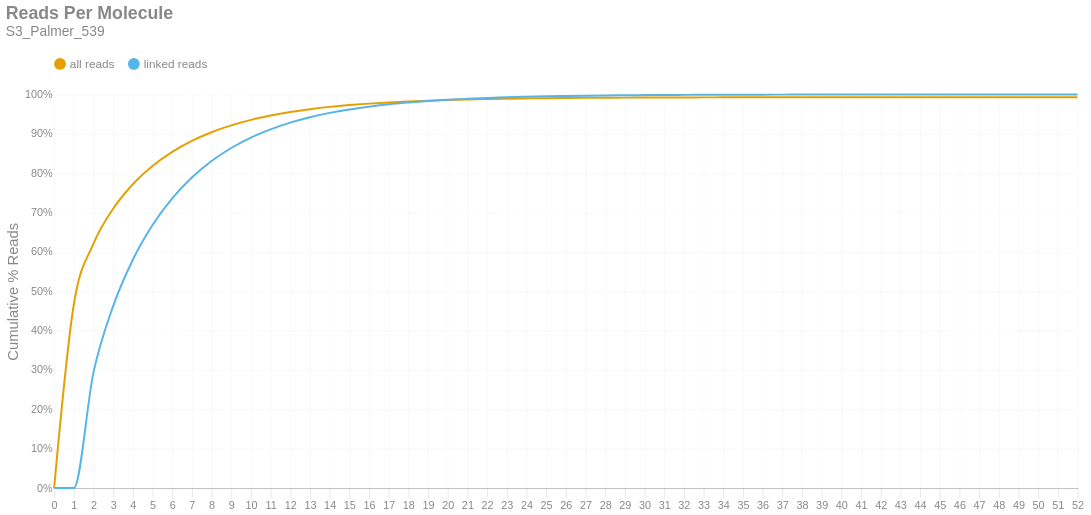

Notebook cell for this chart:
### Markdown cell above
### Reads per Molecule
This chart shows the cumulative distribution of the number of reads per linked molecule. That is, how many alignments are associated with a unique molecule. This excludes the number of reads associated with invalid or absent linked-read barcodes. The `linked` histogram is the percentages recalculated when disregarding singletons.

### Code cell
if SKIPLR:
    print_html(f"Skipped")
else:
    counts = np.bincount(valids['reads'].cast(pl.Int64).to_numpy())
    weighted = counts * np.arange(len(counts))
    all_perc = weighted / n_reads
    linked_perc = weighted / n_linked_reads
    linked_perc[1] = 0
    binned_df = pl.DataFrame({
        'readsper': list(range(len(counts))),
        'all reads (cumsum)': np.cumsum(all_perc).tolist(),
        'linked reads (cumsum)': np.cumsum(linked_perc).tolist(),
    })

    with SafeRender(binned_df):
        (
            density_plot(binned_df, 'Reads Per Molecule', samplename, 'readspmol')
            .encode(
                x=alt.X('readsper:O', title=None).axis(labelAngle=0).scale(padding=0),
                y=alt.Y('value:Q', title='Cumulative % Reads').axis(format='%').stack(False),
                color=alt.Color("key:N").scale(domain=["all reads", "linked reads"]),
                tooltip=[
                    alt.Tooltip("key:N", title="Data Type"),
                    alt.Tooltip("readsper:O", title="Reads Per Molecule"),
                    alt.Tooltip("value:Q", format=".2%", title="% Reads (Cum.)")
                ]            
            )
        ).display()

### Figure 1 — Vega-Lite specification as saved in the notebook (floating-point values rounded to 4 significant figures)
{"width": "container", "height": 400, "config": {"title": {"anchor": "start", "dy": -15, "fontSize": 18, "color": "#888888", "subtitleColor": "#888888", "subtitleFontSize": 14}, "arc": {"fill": "#0072B2"}, "axis": {"domainColor": "#888888", "domainWidth": 0.5, "gridWidth": 0.2, "grid": false, "titleFontWeight": 400, "titleFontSize": 15, "labelFontSize": 11, "labelColor": "#888888", "tickColor": "#888888", "tickWidth": 0.2, "titleColor": "#888888"}, "axisBand": {"grid": false}, "axisX": {"grid": true, "tickSize": 10, "domainCap": "round"}, "axisY": {"domain": false, "grid": true, "tickSize": 0, "domainCap": "round"}, "background": "transparent", "header": {"labelFontSize": 15, "labelColor": "#888888", "titleFontSize": 15, "titleFontWeight": 600, "titleColor": "#888888"}, "legend": {"labelFont": "sans-serif", "labelFontSize": 12, "labelColor": "#888888", "symbolSize": 100, "symbolType": "circle", "titleFontSize": 12, "titlePadding": 10, "titleColor": "#888888", "title": null, "orient": "top"}, "range": {"category": ["#E69F00", "#56B4E9", "#009E73", "#F0E442", "#0072B2", "#D55E00", "#CC79A7", "#000000"], "diverging": ["#cfe8f3", "#a2d4ec", "#73bfe2", "#46abdb", "#1696d2", "#12719e"]}, "area": {"fill": "#0072B2", "fillOpacity": 0.7, "line": true, "strokeOpacity": 0.7}, "line": {"color": "#0072B2", "stroke": "#0072B2", "strokeWidth": 2}, "trail": {"color": "#0072B2", "stroke": "#0072B2", "strokeWidth": 0, "size": 1}, "point": {"filled": true, "fillOpacity": 1.0, "size": 95}, "text": {"color": "#888888", "fontSize": 11, "align": "right", "fontWeight": 400, "size": 11}, "bar": {"fill": "#0072B2", "stroke": null}, "view": {"stroke": null, "continuousWidth": 660, "continuousHeight": 400}}, "data": {"name": "data-8de9078deafa6bc1f32811b6bc693c91"}, "mark": {"type": "line", "interpolate": "monotone", "point": {"opacity": 0, "size": 275}}, "encoding": {"color": {"field": "key", "scale": {"domain": ["all reads", "linked reads"]}, "type": "nominal"}, "tooltip": [{"field": "key", "title": "Data Type", "type": "nominal"}, {"field": "readsper", "title": "Reads Per Molecule", "type": "ordinal"}, {"field": "value", "format": ".2%", "title": "% Reads (Cum.)", "type": "quantitative"}], "x": {"axis": {"labelAngle": 0}, "field": "readsper", "scale": {"padding": 0}, "title": null, "type": "ordinal"}, "y": {"axis": {"format": "%"}, "field": "value", "stack": false, "title": "Cumulative % Reads", "type": "quantitative"}}, "params": [{"name": "param_c36ac31b6afebe62", "select": {"type": "point", "fields": ["key"]}, "bind": "legend"}], "title": {"text": "Reads Per Molecule", "subtitle": "S3_Palmer_539"}, "transform": [{"fold": ["all reads (cumsum)", "linked reads (cumsum)"]}, {"calculate": "replace(datum.key, ' (cumsum)', '')", "as": "key"}, {"filter": {"param": "param_c36ac31b6afebe62"}}], "usermeta": {"embedOptions": {"downloadFileName": "S3_Palmer_539.readspmol"}}, "$schema": "https://vega.github.io/schema/vega-lite/v6.1.0.json", "datasets": {"data-8de9078deafa6bc1f32811b6bc693c91": [{"readsper": 0, "all reads (cumsum)": 0.0, "linked reads (cumsum)": 0.0}, {"readsper": 1, "all reads (cumsum)": 0.4663, "linked reads (cumsum)": 0.0}, {"readsper": 2, "all reads (cumsum)": 0.6212, "linked reads (cumsum)": 0.294}, {"readsper": 3, "all reads (cumsum)": 0.7098, "linked reads (cumsum)": 0.4623}, {"readsper": 4, "all reads (cumsum)": 0.7719, "linked reads (cumsum)": 0.5801}, {"readsper": 5, "all reads (cumsum)": 0.8183, "linked reads (cumsum)": 0.6682}, {"readsper": 6, "all reads (cumsum)": 0.854, "linked reads (cumsum)": 0.7361}, {"readsper": 7, "all reads (cumsum)": 0.8819, "linked reads (cumsum)": 0.7891}, {"readsper": 8, "all reads (cumsum)": 0.904, "linked reads (cumsum)": 0.8309}, {"readsper": 9, "all reads (cumsum)": 0.9214, "linked reads (cumsum)": 0.864}, {"readsper": 10, "all reads (cumsum)": 0.9354, "linked reads (cumsum)": 0.8905}, {"readsper": 11, "all reads (cumsum)": 0.9464, "linked reads (cumsum)": 0.9114}, {"readsper": 12, "all reads (cumsum)": 0.9554, "linked reads (cumsum)": 0.9285}, {"readsper": 13, "all reads (cumsum)": 0.9626, "linked reads (cumsum)": 0.9421}, {"readsper": 14, "all reads (cumsum)": 0.9685, "linked reads (cumsum)": 0.9533}, {"readsper": 15, "all reads (cumsum)": 0.973, "linked reads (cumsum)": 0.962}, {"readsper": 16, "all reads (cumsum)": 0.9767, "linked reads (cumsum)": 0.969}, {"readsper": 17, "all reads (cumsum)": 0.9799, "linked reads (cumsum)": 0.975}, {"readsper": 18, "all reads (cumsum)": 0.9823, "linked reads (cumsum)": 0.9795}, {"readsper": 19, "all reads (cumsum)": 0.9844, "linked reads (cumsum)": 0.9835}, {"readsper": 20, "all reads (cumsum)": 0.9859, "linked reads (cumsum)": 0.9865}, {"readsper": 21, "all reads (cumsum)": 0.9872, "linked reads (cumsum)": 0.9889}, {"readsper": 22, "all reads (cumsum)": 0.9883, "linked reads (cumsum)": 0.991}, {"readsper": 23, "all reads (cumsum)": 0.9893, "linked reads (cumsum)": 0.9928}, {"readsper": 24, "all reads (cumsum)": 0.99, "linked reads (cumsum)": 0.9941}, {"readsper": 25, "all reads (cumsum)": 0.9906, "linked reads (cumsum)": 0.9953}, {"readsper": 26, "all reads (cumsum)": 0.991, "linked reads (cumsum)": 0.9962}, {"readsper": 27, "all reads (cumsum)": 0.9914, "linked reads (cumsum)": 0.997}, {"readsper": 28, "all reads (cumsum)": 0.9918, "linked reads (cumsum)": 0.9976}, {"readsper": 29, "all reads (cumsum)": 0.992, "linked reads (cumsum)": 0.998}, {"readsper": 30, "all reads (cumsum)": 0.9922, "linked reads (cumsum)": 0.9984}, {"readsper": 31, "all reads (cumsum)": 0.9924, "linked reads (cumsum)": 0.9987}, {"readsper": 32, "all reads (cumsum)": 0.9925, "linked reads (cumsum)": 0.9989}, {"readsper": 33, "all reads (cumsum)": 0.9926, "linked reads (cumsum)": 0.9991}, {"readsper": 34, "all reads (cumsum)": 0.9927, "linked reads (cumsum)": 0.9993}, {"readsper": 35, "all reads (cumsum)": 0.9927, "linked reads (cumsum)": 0.9994}, {"readsper": 36, "all reads (cumsum)": 0.9928, "linked reads (cumsum)": 0.9995}, {"readsper": 37, "all reads (cumsum)": 0.9928, "linked reads (cumsum)": 0.9996}, {"readsper": 38, "all reads (cumsum)": 0.9929, "linked reads (cumsum)": 0.9997}, {"readsper": 39, "all reads (cumsum)": 0.9929, "linked reads (cumsum)": 0.9997}, {"readsper": 40, "all reads (cumsum)": 0.9929, "linked reads (cumsum)": 0.9998}, {"readsper": 41, "all reads (cumsum)": 0.9929, "linked reads (cumsum)": 0.9998}, {"readsper": 42, "all reads (cumsum)": 0.9929, "linked reads (cumsum)": 0.9998}, {"readsper": 43, "all reads (cumsum)": 0.993, "linked reads (cumsum)": 0.9998}, {"readsper": 44, "all reads (cumsum)": 0.993, "linked reads (cumsum)": 0.9999}, {"readsper": 45, "all reads (cumsum)": 0.993, "linked reads (cumsum)": 0.9999}, {"readsper": 46, "all reads (cumsum)": 0.993, "linked reads (cumsum)": 0.9999}, {"readsper": 47, "all reads (cumsum)": 0.993, "linked reads (cumsum)": 0.9999}, {"readsper": 48, "all reads (cumsum)": 0.993, "linked reads (cumsum)": 1.0}, {"readsper": 49, "all reads (cumsum)": 0.993, "linked reads (cumsum)": 1.0}, {"readsper": 50, "all reads (cumsum)": 0.993, "linked reads (cumsum)": 1.0}, {"readsper": 51, "all reads (cumsum)": 0.993, "linked reads (cumsum)": 1.0}, {"readsper": 52, "all reads (cumsum)": 0.993, "linked reads (cumsum)": 1.0}]}}
